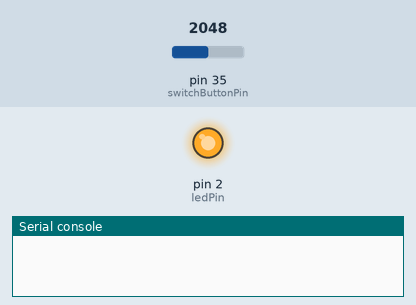
Recording of a program running on a simulated MicroPython board. Parts: output pins drawn as LEDs (lit = HIGH), the last lines printed to the serial console. The inputs (shaded band) are chosen by the test bench; at power-on: pin 35 (switchButtonPin) = 2048 (analog values on the 0–4095 scale).

Above: at 1.2 s.
1.3 s: pin 35 (switchButtonPin) set to 4095
At 2.5 s:
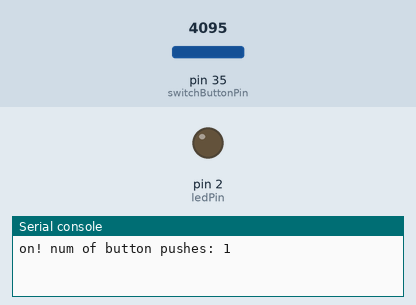
2.8 s: pin 35 (switchButtonPin) set to 0
Timing chart, 0 to 5.8 s (numbered marks = the images above; inputs shaded):
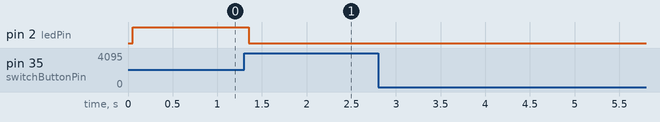

The program:

main.py
```python
""" StateChangeDetection, detecção de mudança de estado: ao mudar o estado do botão do switch (on/off),
é impresso na tela o seu novo estado e, a cada 4 mudanças para o estado ligado(on), o led é aceso."""


from machine import Pin, ADC
import time

LEDPINNUM = 2 # numero do pino do led da placa
SWITCHBUTTONPINNUM = 35 # numero da entrada do switch

buttonPushCounter = 0 # contador do botão do switch
lastButtonState = 0 # último estado do botão do switch

def loop():
  global lastButtonState, buttonPushCounter
  buttonState = 0 # estado atual do botão
  ledPin = Pin(LEDPINNUM, Pin.OUT) # objeto do pino do led
  switchButtonPin = Pin(SWITCHBUTTONPINNUM, Pin.IN) # objeto do pino do botão do switch
  adcSBP = ADC(switchButtonPin) # objeto ADC do botão do switch
  buttonState = adcSBP.read() # leitura do estado do botão do switch (on/off)
  if buttonState != lastButtonState:
    if buttonState == 4095: # ligado (on)
      buttonPushCounter += 1
      print("on! num of button pushes: " + str(buttonPushCounter))
    elif buttonState == 0: # desligado (off)
      print("off!")
    time.sleep(0.05) # para evitar bouncing
  lastButtonState = buttonState

  if buttonPushCounter % 4 == 0:
    ledPin.on()
  else:
    ledPin.off()

while True:
  loop()
```

Measured:
- after the input at 1.3 s, pin 2 (ledPin): HIGH → LOW after 0.05 s
